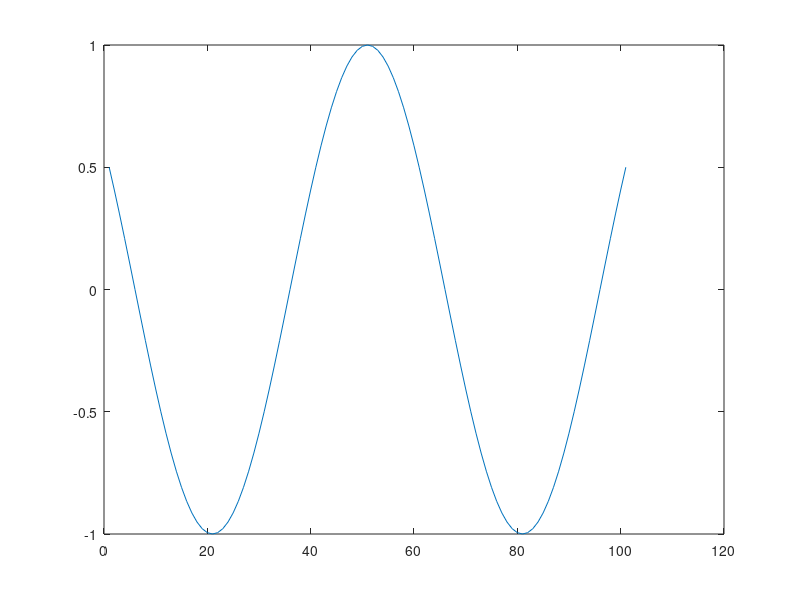

This chart was generated by the following MATLAB code:
jkl = 0 : 6
nnn = 2 : 4 : 17
mmm = 99 : -1 : 88
ttt = 2 : (1/9) : 4 %<--- How many elements in the ttt vector? ANS: 18+1=19
tpi = pi * [ 0:0.1:2 ];


xx = [ zeros(1,3), linspace(0,1,5), ones(1,4) ]
xx(4:6) %returns a vector of elements in index 4-6 of xx (in this case, [2 3 4])
size(xx) %returns the dimensions of xx (in this case, [1 13])
length(xx) %returns the number of elements in xx (13 here)
xx(2:2:length(xx)) %returns all elements in even-numbered indices of xx

yy = xx;
yy(4:6) = exp(1)*(1:3)
xx(2:2:length(xx)) = pi .^ exp(1);  %replace elements in even indices with pi^e

AA = [ 1, 2; 3, 4; 5, 6; 7, 8]
BB = [ 1, 2, 3; 4, 5, 6]
CC = AA * BB
%DD = BB * AA BB * AA fails because BB has a different number of columns
%(3) than AA has rows (4)

nn = 1:9;
qq1 = 7*cos(0.1*pi*nn-pi/2);
qq2 = cos(pi*nn);
qq = qq1 .* qq2
%zz = qq1 * qq2 fails because qq1 has a different number of columns (9)
%than qq2 has rows (1)

xk = cos( pi*(0:11)/4 ); %<---comment: compute cosines
% There are 12 values stored in xk.
% xk(1) is cos(0)=1.
% xk(0) is undefined because indexing starts at 1 in MATLAB.

cc = [ ]; %<--- initialize the cc vector to be empty
for k=-50:50
cc(k+51) = cos( pi*k/30 );
end
plot(cc)
%cc(k+51) must be used because MATLAB indexing starts at 1.
%cc(k) throws an out of bounds error in MATLAB.
%The labels on the x-axis of the plot represent the k-values plus 51,
%ranging from 1 to 101.

clear
clc

k = -50:50;
cc(k+51) = cos(pi.*k./30);